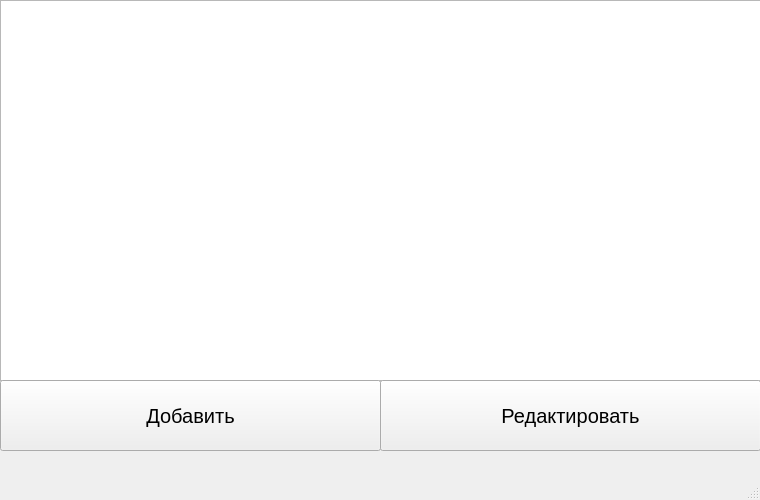
<?xml version="1.0" encoding="UTF-8"?>
<ui version="4.0">
 <class>MainWindow</class>
 <widget class="QMainWindow" name="MainWindow">
  <property name="geometry">
   <rect>
    <x>0</x>
    <y>0</y>
    <width>760</width>
    <height>500</height>
   </rect>
  </property>
  <property name="windowTitle">
   <string>Кофе</string>
  </property>
  <widget class="QWidget" name="centralwidget">
   <widget class="QTableWidget" name="tableWidget">
    <property name="geometry">
     <rect>
      <x>0</x>
      <y>0</y>
      <width>771</width>
      <height>381</height>
     </rect>
    </property>
   </widget>
   <widget class="QPushButton" name="add_btn">
    <property name="geometry">
     <rect>
      <x>0</x>
      <y>380</y>
      <width>381</width>
      <height>71</height>
     </rect>
    </property>
    <property name="font">
     <font>
      <pointsize>15</pointsize>
     </font>
    </property>
    <property name="text">
     <string>Добавить</string>
    </property>
   </widget>
   <widget class="QPushButton" name="edit_btn">
    <property name="geometry">
     <rect>
      <x>380</x>
      <y>380</y>
      <width>381</width>
      <height>71</height>
     </rect>
    </property>
    <property name="font">
     <font>
      <pointsize>15</pointsize>
     </font>
    </property>
    <property name="text">
     <string>Редактировать</string>
    </property>
   </widget>
  </widget>
  <widget class="QMenuBar" name="menubar">
   <property name="geometry">
    <rect>
     <x>0</x>
     <y>0</y>
     <width>760</width>
     <height>21</height>
    </rect>
   </property>
  </widget>
  <widget class="QStatusBar" name="statusbar"/>
 </widget>
 <resources/>
 <connections/>
</ui>
